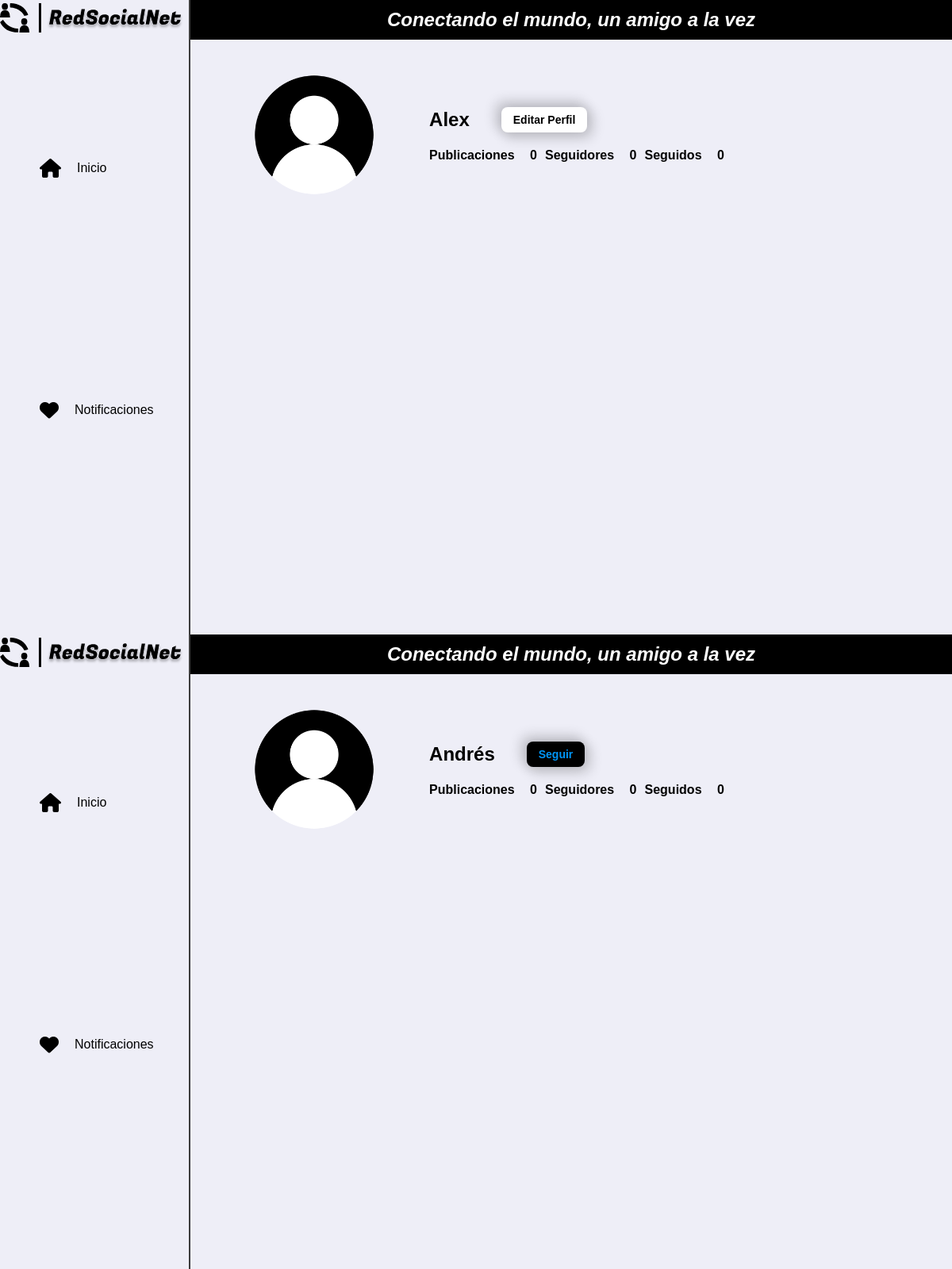
The page /Vistas/perfiles.php?id=3 (signed in) on the database its author committed.
### tables this page shows
CREATE TABLE `perfiles` (
  `perfil_id` int(200) NOT NULL,
  `usuario_id` int(200) NOT NULL,
  `name` varchar(200) NOT NULL,
  `last_name` varchar(200) NOT NULL,
  `date_of_birth` date NOT NULL,
  `country` varchar(200) NOT NULL,
  `city` varchar(200) NOT NULL,
  `imagen_perfil` text NOT NULL
);

### Vistas/perfiles.php (the view, shortened to what the rows shown need)
<?php
require_once('../Clases/perfil.php');
require_once('../Clases/publicacion.php');
if (isset($_GET['id'])) {
    $profile_id = $_GET['id'];
    $perfil = new Perfil();
    $userData_P = $perfil->obtenerDatosUsuarioPublico($profile_id);
    $user_name_p = $userData_P['name'];
    $user_image_p = $userData_P['imagen_perfil'];
} else {
    echo "Hubo un error, inténtelo de nuevo";
}
?>
<!DOCTYPE html>
<html lang="en">
<head>
    <link rel="stylesheet" href="https://cdnjs.cloudflare.com/ajax/libs/font-awesome/6.4.2/css/all.min.css"
 />
    <link rel="stylesheet" href="../Css/perfil.css">
</head>
<body>
    <div class="grid-container">
        <header class="header">
            <div class="header__slogan">
                <h2>Conectando el mundo, un amigo a la vez</h2>
            </div>
        </header>
        <main class="main">
            <div class="main-cardUser">
                <div class="userInfo__imgProfile"><img src="<?php echo $user_image_p; ?>" alt="profile"></div>
                <div class="main-cardUser__info">
                    <div class="info_userInfo">
                        <div class="info-name">
                            <h2>
                                <?php echo $user_name_p; ?>
                            </h2>
                        </div>
                    </div>
                </div>
            </div>
    </div>
</body>
</html>

### Vistas/perfil.php (shortened to what the rows shown need)
<?php
require_once('../Clases/perfil.php');
require_once('../Clases/publicacion.php');
$perfil = new Perfil();
$userData = $perfil->obtenerDatosUsuario();
$user_name = $userData['name'];
$user_image = $userData['imagen_perfil'];
$publicacion = new Publicacion();
$newpublishingHTML = $publicacion->crearPublicacion();
?>
<!DOCTYPE html>
<html lang="en">
<head>
    <link rel="stylesheet" href="https://cdnjs.cloudflare.com/ajax/libs/font-awesome/6.4.2/css/all.min.css"
 />
    <link rel="stylesheet" href="../Css/perfil.css">
</head>
<body>
    <div class="grid-container">
        <header class="header">
            <div class="header__slogan">
                <h2>Conectando el mundo, un amigo a la vez</h2>
            </div>
        </header>
        <main class="main">
            <div class="main-cardUser">
                <div class="userInfo__imgProfile"><img src="<?php echo $user_image; ?>" alt="profile"></div>
                <div class="main-cardUser__info">
                    <div class="info_userInfo">
                        <div class="info-name">
                            <h2>
                                <?php echo $user_name; ?>
                            </h2>
                        </div>
                    </div>
                </div>
            </div>
        </main>
    </div>
</body>
</html>

### rows shown on the page
perfiles: imagen_perfil (picture), name "Alex"
perfiles: imagen_perfil (picture), name "Andrés"

### other values the page prints
$total_publicaciones "0"
$totalFollowers "0"
$totalFollowings "0"
$total_publicaciones_p "0"
$totalFollowers_p "0"
$totalFollowings_p "0"
